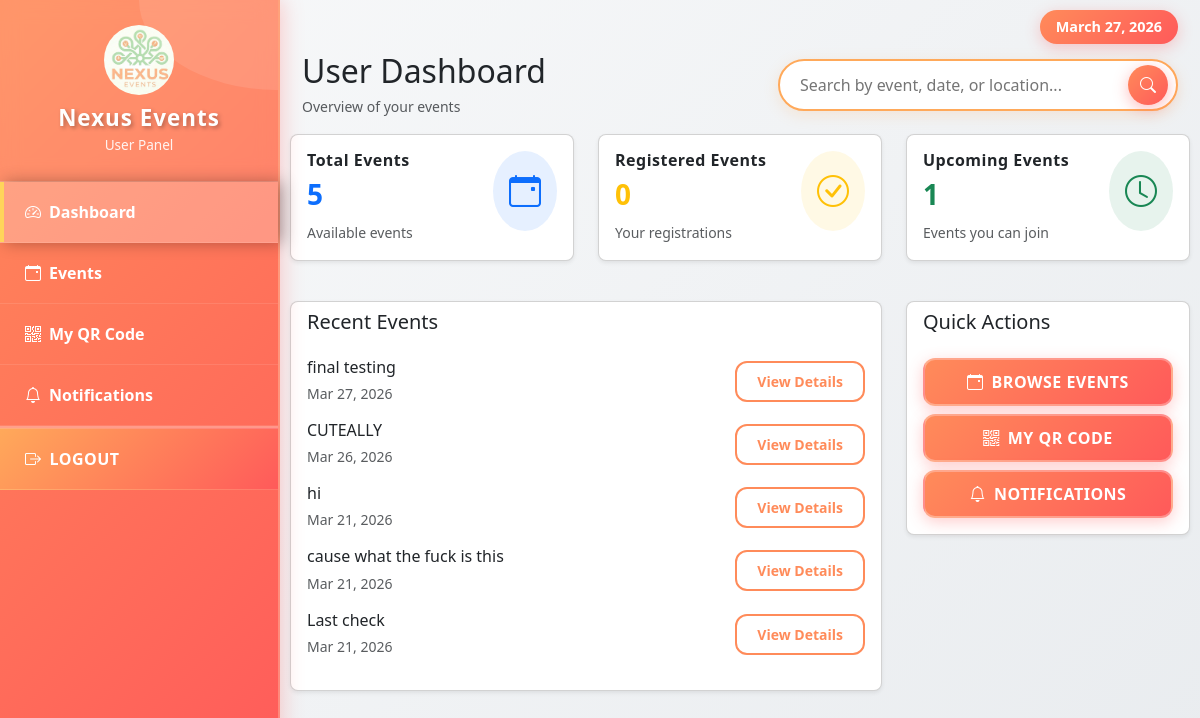
Screenshot of /user_dashboard.php (signed in) with the database file from the repository.
### tables this page shows
CREATE TABLE `events` (
  `id` int(11) NOT NULL,
  `title` varchar(150) DEFAULT NULL,
  `description` text DEFAULT NULL,
  `event_date` date DEFAULT NULL,
  `location` varchar(150) DEFAULT NULL,
  `participant_limit` int(11) DEFAULT NULL,
  `created_by` int(11) DEFAULT NULL,
  `poster` varchar(255) DEFAULT NULL,
  `start_time` time DEFAULT NULL,
  `end_time` time DEFAULT NULL
);

### user_dashboard.php (the view, shortened to what this page needs)
<?php
include "db.php";
$user_id = $_SESSION['user_id'];
$total_events_query = "SELECT COUNT(*) as count FROM events";
$total_events_result = $conn->query($total_events_query);
$total_events = $total_events_result->fetch_assoc()['count'];
$registered_events_query = "SELECT COUNT(*) as count FROM registrations WHERE user_id = ?";
$stmt = $conn->prepare($registered_events_query);
$stmt->bind_param("i", $user_id);
$stmt->execute();
$registered_events_result = $stmt->get_result();
$registered_events = $registered_events_result->fetch_assoc()['count'];
$upcoming_events_query = "SELECT COUNT(*) as count FROM events WHERE event_date >= CURDATE()";
$upcoming_events_result = $conn->query($upcoming_events_query);
$upcoming_events = $upcoming_events_result->fetch_assoc()['count'];
$recent_events_query = "SELECT * FROM events ORDER BY event_date DESC LIMIT 5";
$recent_events = $conn->query($recent_events_query);
?>
<!DOCTYPE html>
<html lang="en">
<head>
    <link href="https://cdn.jsdelivr.net/npm/bootstrap@5.3.2/dist/css/bootstrap.min.css" rel="stylesheet">
    <link href="https://cdn.jsdelivr.net/npm/bootstrap-icons@1.10.5/font/bootstrap-icons.css" rel="stylesheet">
</head>
<body>
    <div class="sidebar" id="sidebar">
        <div class="sidebar-header text-center">
            <img src="nexuslogo.png" alt="Logo" class="sidebar-logo">
            <h3>Nexus Events</h3>
            <small>User Panel</small>
        </div>
        <ul>
            <li><a href="user_dashboard.php" class="active"><i class="bi bi-speedometer2 me-2"></i> Dashboard</a></li>
            <li><a href="events.php"><i class="bi bi-calendar-event me-2"></i> Events</a></li>
            <li><a href="my_qr.php"><i class="bi bi-qr-code me-2"></i> My QR Code</a></li>
            <li><a href="notifications.php"><i class="bi bi-bell me-2"></i> Notifications</a></li>
            <li class="logout-link"><a href="logout.php"><i class="bi bi-box-arrow-right me-2"></i> Logout</a></li>
        </ul>
    </div>
    <div class="main-content" id="mainContent" style="padding-top: 20px;">
    <div class="container-fluid">
        <div class="w-100 d-flex justify-content-end mb-2">
            <span class="badge bg-primary" style="font-size: 0.9rem; padding: 0.6rem 1rem;">
                <?php echo date('F d, Y'); ?>
            </span>
        </div>
        <div class="d-flex flex-column flex-lg-row justify-content-between align-items-lg-center mb-3 gap-2">
    <div>
        <h2 class="mb-1">User Dashboard</h2>
        <small class="text-muted">Overview of your events</small>
    </div>
     <div style="width: 100%; max-width: 400px; margin-left: auto;">
        <div class="search-bar">
            <form onsubmit="performSearch(); return false;" style="display: inline; width: 100%;">
                <input type="text" id="globalSearch" class="search-input"
                    placeholder="Search by event, date, or location...">
                <button type="button" class="search-btn" onclick="performSearch()">
                    <i class="bi bi-search"></i>
                </button>
            </form>
        </div>
    </div>
</div>
        </div>
        <div class="row g-4">
            <div class="col-md-4">
                    <div class="card shadow-sm rounded-3 h-100">
                        <div class="card-body">
                            <div class="d-flex justify-content-between align-items-start">
                                <div>
                                    <h6 class="card-title text-dark fw-bold">Total Events</h6>
                                    <h3 class="text-primary fw-bold"><?php echo $total_events; ?></h3>
                                    <small class="text-muted">Available events</small>
                                </div>
                                <div class="bg-primary bg-opacity-10 rounded-circle p-3">
                                    <i class="bi bi-calendar-event text-primary" style="font-size: 2rem;"></i>
                                </div>
                            </div>
                        </div>
                    </div>
                </div>
                <div class="col-md-4">
                    <div class="card shadow-sm rounded-3 h-100">
                        <div class="card-body">
                            <div class="d-flex justify-content-between align-items-start">
                                <div>
                                    <h6 class="card-title text-dark fw-bold">Registered Events</h6>
                                    <h3 class="text-warning fw-bold"><?php echo $registered_events; ?></h3>
                                    <small class="text-muted">Your registrations</small>
                                </div>
                                <div class="bg-warning bg-opacity-10 rounded-circle p-3">
                                    <i class="bi bi-check-circle text-warning" style="font-size: 2rem;"></i>
                                </div>
                            </div>
                        </div>
                    </div>
                </div>
                <div class="col-md-4">
                    <div class="card shadow-sm rounded-3 h-100">
                        <div class="card-body">
                            <div class="d-flex justify-content-between align-items-start">
                                <div>
                                    <h6 class="card-title text-dark fw-bold">Upcoming Events</h6>
                                    <h3 class="text-success fw-bold"><?php echo $upcoming_events; ?></h3>
                                    <small class="text-muted">Events you can join</small>
                                </div>
                                <div class="bg-success bg-opacity-10 rounded-circle p-3">
                                    <i class="bi bi-clock text-success" style="font-size: 2rem;"></i>
                                </div>
                            </div>
                        </div>
                    </div>
                </div>
            </div>
            <div class="row g-4 mt-3">
                <div class="col-md-8">
                    <div class="card shadow-sm rounded-3">
                        <div class="card-header bg-transparent border-0">
                            <h5 class="mb-0">Recent Events</h5>
                        </div>
                        <div class="card-body">
                            <?php if($recent_events->num_rows > 0): ?>
                                <?php while($event = $recent_events->fetch_assoc()): ?>
                                    <div class="d-flex justify-content-between align-items-center mb-3">
                                        <div>
                                            <h6 class="mb-1"><?php echo htmlspecialchars($event['title']); ?></h6>
                                            <small class="text-muted"><?php echo date('M d, Y', strtotime($event['event_date'])); ?></small>
                                        </div>
                                        <div>
                                            <a href="event_details.php?id=<?php echo $event['id']; ?>" class="btn btn-outline-primary btn-sm">View Details</a>
                                        </div>
                                    </div>
                                <?php endwhile; ?>
                            <?php endif; ?>
                        </div>
                    </div>
                </div>
                <div class="col-md-4">
                    <div class="card shadow-sm rounded-3">
                        <div class="card-header bg-transparent border-0">
                            <h5 class="mb-0">Quick Actions</h5>
                        </div>
                        <div class="card-body">
                            <div class="d-grid gap-2">
                                <a href="events.php" class="btn btn-primary">
                                    <i class="bi bi-calendar-event me-2"></i>Browse Events
                                </a>
                                <a href="my_qr.php" class="btn btn-primary">
                                    <i class="bi bi-qr-code me-2"></i>My QR Code
                                </a>
                                <a href="notifications.php" class="btn btn-primary">
                                    <i class="bi bi-bell me-2"></i>Notifications
                                </a>
                            </div>
                        </div>
                    </div>
                </div>
            </div>
        </div>
        <?php include "footer.php"; ?>
    </body>
    </html>

### user_dashboard.php (style rules this page uses)
body { background: linear-gradient(135deg, #f8f9fa 0%, #e9ecef 100%); margin: 0; padding: 0; min-height: 100vh; display: flex; overflow-x: hidden !important; width: 100vw; max-width: 100%; box-sizing: border-box; }
.sidebar { width: 280px; background: linear-gradient(135deg, #FF8B5A 0%, #FF5A5A 100%); color: white; min-height: 100vh; box-shadow: 2px 0 20px rgba(255, 90, 90, 0.3); position: fixed; top: 0; left: 0; z-index: 1000; transition: transform 0.3s ease; border-right: 2px solid rgba(255, 255, 255, 0.2); }
.sidebar-header { padding: 25px; background: rgba(255, 255, 255, 0.1); border-bottom: 1px solid rgba(255, 255, 255, 0.2); backdrop-filter: blur(10px); position: relative; overflow: hidden; }
.sidebar-logo { width: 70px; height:70px; object-fit: cover; border-radius: 50%; margin-bottom:10px; }
.sidebar-header::before { content: ''; position: absolute; top: -50%; right: -50%; width: 100%; height: 100%; background: rgba(255, 255, 255, 0.1); border-radius: 50%; animation: pulse 4s ease-in-out infinite; }
.sidebar-header h3 { margin: 0; font-size: 1.4rem; font-weight: 800; letter-spacing: 1px; text-shadow: 2px 2px 4px rgba(0,0,0,0.3); position: relative; z-index: 2; }
.sidebar-header small { opacity: 0.9; font-size: 0.85rem; font-weight: 500; position: relative; z-index: 2; }
.sidebar ul { list-style: none; padding: 0; margin: 0; }
.sidebar li { margin: 0; position: relative; }
.sidebar a { display: flex; align-items: center; padding: 18px 25px; color: white; text-decoration: none; border-bottom: 1px solid rgba(255,255,255,0.1); transition: all 0.3s ease; position: relative; font-weight: 600; }
.sidebar a::before { content: ''; position: absolute; left: 0; top: 0; bottom: 0; width: 4px; background: transparent; transition: all 0.3s ease; }
.sidebar a.active { background: rgba(255, 255, 255, 0.25); font-weight: 800; box-shadow: 5px 0 15px rgba(0,0,0,0.3); }
.sidebar a.active::before { background: #FFD45A; }
.sidebar .logout-link { margin-top: auto; border-top: 2px solid rgba(255,255,255,0.3); }
.sidebar .logout-link a { background: linear-gradient(135deg, #FFA95A, #FF5A5A); border-top: 1px solid rgba(255,255,255,0.2); font-weight: 800; text-transform: uppercase; letter-spacing: 0.5px; }
.main-content { flex: 1; margin-left: 280px; padding: 10px !important; overflow-y: auto; overflow-x: hidden !important; transition: margin-left 0.3s ease; width: 100%; max-width: 100%; box-sizing: border-box; }
.search-bar { position: relative; }
.search-input { border: 2px solid #FFA95A; border-radius: 50px; padding: 12px 60px 12px 20px; font-size: 1rem; transition: all 0.3s ease; width: 100%; background: rgba(255, 255, 255, 0.95); backdrop-filter: blur(10px); box-shadow: 0 4px 15px rgba(255, 169, 90, 0.2); }
.search-btn { position: absolute; right: 10px; top: 50%; transform: translateY(-50%); background: linear-gradient(135deg, #FF8B5A, #FF5A5A); border: none; color: white; border-radius: 50%; width: 40px; height: 40px; display: flex; align-items: center; justify-content: center; transition: all 0.3s ease; box-shadow: 0 4px 15px rgba(255, 90, 90, 0.4); }
.card-title { font-weight: 800; color: #2c3e50; letter-spacing: 0.5px; }
.btn-primary { background: linear-gradient(135deg, #FF8B5A, #FF5A5A); border: none; border-radius: 12px; padding: 10px 20px; font-weight: 700; text-transform: uppercase; letter-spacing: 0.5px; box-shadow: 0 4px 15px rgba(255, 90, 90, 0.3); transition: all 0.3s ease; border: 2px solid rgba(255, 255, 255, 0.3); }
.btn-outline-primary { border: 2px solid #FF8B5A; color: #FF8B5A; background: transparent; border-radius: 12px; font-weight: 700; padding: 8px 20px; transition: all 0.3s ease; }
.badge { background: linear-gradient(135deg, #FF8B5A, #FF5A5A); color: white; font-weight: 700; padding: 6px 12px; border-radius: 20px; box-shadow: 0 4px 15px rgba(255, 90, 90, 0.3); }

### rows the page displays
events: title "final testing", event_date "Mar 27, 2026"
events: title "CUTEALLY", event_date "Mar 26, 2026"
events: title "hi", event_date "Mar 21, 2026"
events: title "cause what the fuck is this", event_date "Mar 21, 2026"
events: title "Last check", event_date "Mar 21, 2026"

### other values shown
$total_events "5"
$registered_events "0"
$upcoming_events "1"
